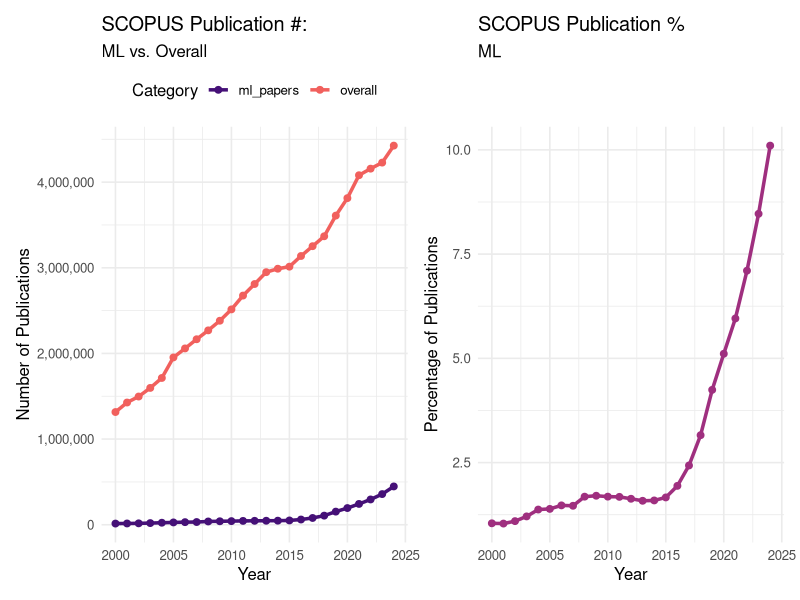
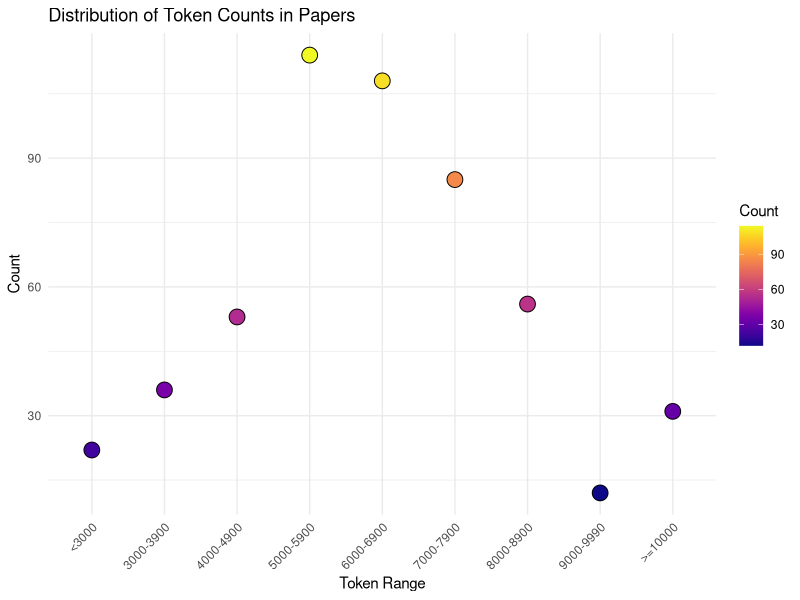

Generate these figures, in order, with R:
## ---- chunk 1
library("here")
library("tidyverse")
library('patchwork')
library('viridis')

my_colors <- viridis(n=10, option="magma")

# query : (TITLE-ABS-KEY((((machine OR deep OR reinforcement OR supervised OR unsupervised) AND learning) OR (""neural networks"") OR (AI or ""artificial intelligence""))) AND PUBYEAR > 1999 AND PUBYEAR < 2027)

ml_pub_df <- read_csv(here("data", "Scopus-10-Analyze-Year.csv")) %>% mutate(type = "ml_papers")

#query : (PUBYEAR > 1999 AND PUBYEAR < 2027)
overall_pub_df <- read_csv(here("data", "Scopus-10-Analyze-Year (1).csv")) %>% mutate(type = "overall")

pub_df <- bind_rows(ml_pub_df, overall_pub_df)

p1 <- pub_df %>% filter(YEAR<2025) %>%
  ggplot(aes(YEAR, citations, color = type, group = type)) +
  geom_line(linewidth = 1.2) +
  geom_point(size = 2) +
  scale_color_manual(values=c(my_colors[3], my_colors[7])) +
  scale_y_continuous(labels = scales::comma) +
  labs(title = "SCOPUS Publication #:",
       subtitle="ML vs. Overall",
           x = "Year",
           y = "Number of Publications",
       color = "Category") +
  theme_minimal(base_size = 12) +
  theme(legend.position = "top")

p2 <- pub_df %>% pivot_wider(names_from = type, values_from = citations) %>%
  mutate(proportion = ml_papers/overall*100) %>% filter(YEAR<2025) %>%
  ggplot(aes(YEAR, proportion)) +
  geom_line(linewidth = 1.2, color=my_colors[5]) +
  geom_point(size = 2,, color=my_colors[5]) +
  labs(title = "SCOPUS Publication %",
       subtitle="ML",
           x = "Year",
           y = "Percentage of Publications") +
      theme_minimal(base_size = 12)
  
(p1+p2)
## ---- chunk 2
paper_lengths <- data.frame(
  TokenRange = factor(c("<3000", "3000-3900", "4000-4900", "5000-5900", 
                 "6000-6900", "7000-7900", "8000-8900", 
                 "9000-9990", ">=10000"), 
                 levels = c("<3000", "3000-3900", "4000-4900", "5000-5900", 
                 "6000-6900", "7000-7900", "8000-8900", 
                 "9000-9990", ">=10000")),
  Count = c(22, 36, 53, 114, 108, 85, 56, 12, 31)
)

paper_lengths %>%
  ggplot(aes(x=TokenRange, y=Count, fill=Count)) +
    geom_point(shape = 21, size = 5) +
    theme_minimal() +
    scale_fill_viridis(option="plasma") +  
  labs(title = "Distribution of Token Counts in Papers",
       x = "Token Range",
       y = "Count") + theme(
    axis.text.x = element_text(angle = 45, hjust = 1)
  )
## ---- chunk 3
# Estimate midpoints for each bin
midpoints <- c(2500, 3450, 4450, 5450, 6450, 7450, 8450, 9500, 10500)

# Add midpoints to the dataframe
paper_lengths$Midpoint <- midpoints

# Estimate mean token count
mean_est <- sum(paper_lengths$Midpoint * paper_lengths$Count) / sum(paper_lengths$Count)

# Calculate weighted variance
var_est <- sum(paper_lengths$Count * (paper_lengths$Midpoint - mean_est)^2) / sum(paper_lengths$Count)

# Take square root to get standard deviation
sd_est <- sqrt(var_est)

# Print result
paste()
print(paste("SD words: ", sd_est))
print(paste("Mean words: ", mean_est))
## ---- chunk 4
sd_tokens <- sd_est*1.25
mean_tokens <- mean_est*1.25 

print(paste("SD Tokens: ", round(sd_tokens, 2)))
print(paste("Mean Tokens: ", round(mean_tokens, 2)))

paste( round(((mean_tokens-sd_tokens) * 4500000) / 1000000000, 2), 
       " Billion to", 
       round (((mean_tokens+sd_tokens) * 4500000) / 1000000000, 2), 
       "Billion tokens per year from academia.")

paste( 4.8*1.25, "Billion tokens from Wikipedia.")
## ---- chunk 5
5000000000/2000000000000*100
## ---- chunk 6
# Sci Hub: https://www.sci-hub.mk/ 88343822 documents as of 9 May 2025 13:47.

(7927.71 * 88343822) / 1000000000 
## ---- chunk 7
# https://www.theatlantic.com/technology/archive/2025/03/libgen-meta-openai/682093/
# LibGen
# 
# 7.5 million books and 81 million research papers.

# at about 100k words per book
(100000*7500000) / 1000000000

(100000*44000000) / 1000000000

# Llama 2 was 2T tokens, Llama 3 was 15T. I didn't really see where they
# got their data from. So I made some guesses.
# 
# Looked at Wiki. The whole thing is like 5B.
# 
# Sci-Hub, 88.3M papers, which at 8kish tokens is an upper boundary of
# 700B or so.
# 
# 7.5 million books on libgen you get about another 700B or so, at
# 100k-ish per words.
# 
# Internet archive has some 44 **million** books. 4.4T.
